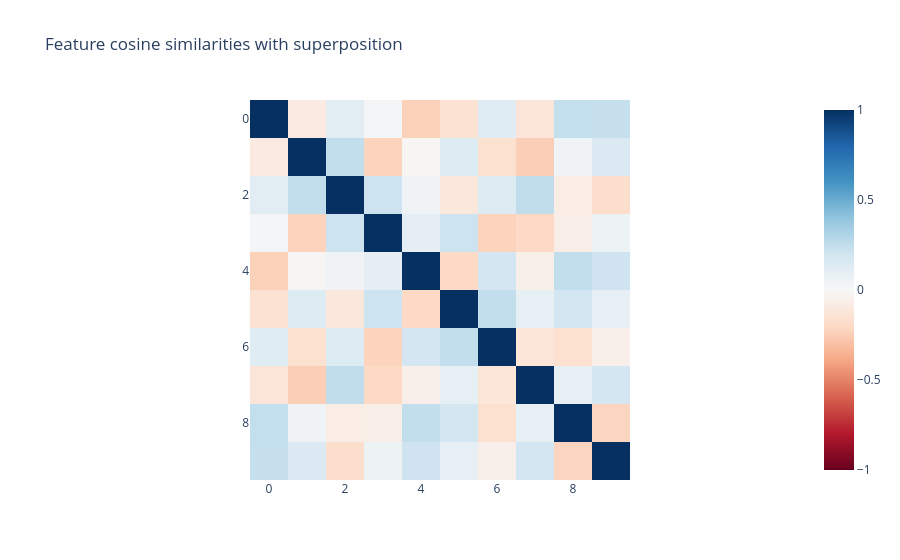

The notebook cell this image was saved under:
### Markdown cell above
## Cell 29: Superposition Noise

We can create superposition noise by creating a feature dictionary with more features than hidden dimensions, so it's not possible to have them all be mutually orthongonal. By default, the `FeatureDictionary` will still try to make all the features as orthogonal as possible.

### Code cell
import plotly.express as px
from sae_lens.util import cosine_similarities

super_dict = FeatureDictionary(
    num_features=10,
    hidden_dim=8,
)

px.imshow(
    cosine_similarities(super_dict.feature_vectors).detach(),
    zmin=-1,
    zmax=1,
    color_continuous_scale="rdbu",
    title="Feature cosine similarities with superposition",
)

### Figure 1 — Plotly figure (JSON) as saved in the notebook; plotly's stock layout.template omitted (floating-point values rounded to 4 significant figures)
{"data": [{"coloraxis": "coloraxis", "hovertemplate": "x: %{x}<br>y: %{y}<br>color: %{z}<extra></extra>", "name": "0", "type": "heatmap", "xaxis": "x", "yaxis": "y", "z": [[1.0, -0.08937, 0.1181, 0.01904, -0.2368, -0.149, 0.1216, -0.13, 0.2448, 0.2394], [-0.08937, 1.0, 0.2485, -0.2264, -0.0111, 0.1344, -0.1604, -0.2463, 0.04346, 0.1515], [0.1181, 0.2485, 1.0, 0.2112, 0.0425, -0.1068, 0.135, 0.2501, -0.07412, -0.1753], [0.01904, -0.2264, 0.2112, 1.0, 0.09686, 0.2119, -0.2271, -0.2034, -0.06598, 0.0519], [-0.2368, -0.0111, 0.0425, 0.09686, 1.0, -0.2049, 0.1843, -0.05595, 0.2474, 0.2051], [-0.149, 0.1344, -0.1068, 0.2119, -0.2049, 1.0, 0.248, 0.09405, 0.1844, 0.08651], [0.1216, -0.1604, 0.135, -0.2271, 0.1843, 0.248, 1.0, -0.1231, -0.1607, -0.05533], [-0.13, -0.2463, 0.2501, -0.2034, -0.05595, 0.09405, -0.1231, 1.0, 0.08707, 0.1848], [0.2448, 0.04346, -0.07412, -0.06598, 0.2474, 0.1844, -0.1607, 0.08707, 1.0, -0.2217], [0.2394, 0.1515, -0.1753, 0.0519, 0.2051, 0.08651, -0.05533, 0.1848, -0.2217, 1.0]]}], "layout": {"coloraxis": {"cmax": 1, "cmin": -1, "colorscale": [[0.0, "rgb(103,0,31)"], [0.1, "rgb(178,24,43)"], [0.2, "rgb(214,96,77)"], [0.3, "rgb(244,165,130)"], [0.4, "rgb(253,219,199)"], [0.5, "rgb(247,247,247)"], [0.6, "rgb(209,229,240)"], [0.7, "rgb(146,197,222)"], [0.8, "rgb(67,147,195)"], [0.9, "rgb(33,102,172)"], [1.0, "rgb(5,48,97)"]]}, "title": {"text": "Feature cosine similarities with superposition"}, "xaxis": {"anchor": "y", "constrain": "domain", "domain": [0.0, 1.0], "scaleanchor": "y"}, "yaxis": {"anchor": "x", "autorange": "reversed", "constrain": "domain", "domain": [0.0, 1.0]}}}
